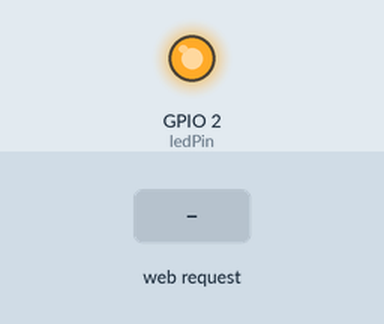
Recording of a sketch running on a simulated ESP8266 (NodeMCU). Shown: output pins drawn as LEDs (lit = HIGH). The inputs (shaded band) are chosen by the test bench.

Above: at 1.2 s.
1.3 s: HTTP request GET /on received
At 2.2 s:
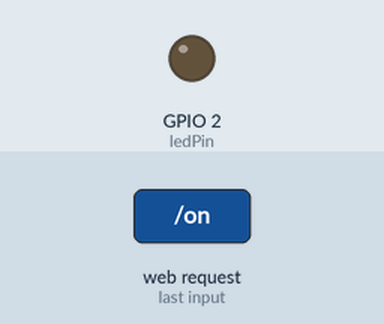
2.8 s: HTTP request GET /off received
At 3.4 s:
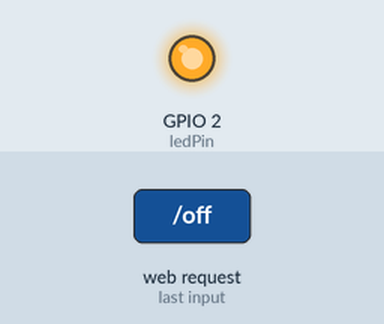
Timing chart, 0 to 5.8 s (numbered marks = the images above; inputs shaded):
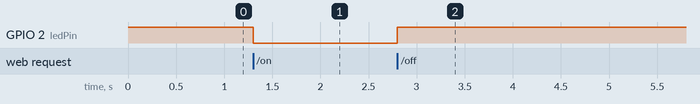

Measured:
- after the input at 1.3 s, GPIO 2 (ledPin): HIGH → LOW at once
- after the input at 2.8 s, GPIO 2 (ledPin): LOW → HIGH at once

The sketch:

Code.ino
```cpp
#include <ESP8266WiFi.h>
#include <ESP8266WebServer.h>

const char* ssid = "ESP8266-LED";
const char* password = "ledcontrol";  // At least 8 characters

const int ledPin = LED_BUILTIN;
bool ledOn = false;

ESP8266WebServer server(80);

void showPage() {
  String page = R"rawliteral(
    <!DOCTYPE html>
    <html>
    <head>
      <meta name="viewport" content="width=device-width, initial-scale=1">
      <title>LED Control</title>
    </head>
    <body style="font-family: sans-serif; text-align: center; margin-top: 50px;">
      <h1>LED Control</h1>
      <p>LED is %STATE%</p>
      <p><a href="/on"><button style="font-size: 24px;">ON</button></a></p>
      <p><a href="/off"><button style="font-size: 24px;">OFF</button></a></p>
    </body>
    </html>
  )rawliteral";

  page.replace("%STATE%", ledOn ? "ON" : "OFF");
  server.send(200, "text/html", page);
}

void setup() {
  pinMode(ledPin, OUTPUT);
  digitalWrite(ledPin, HIGH);  // Built-in LED is typically active-low: HIGH = off

  WiFi.softAP(ssid, password);

  server.on("/", showPage);

  server.on("/on", []() {
    ledOn = true;
    digitalWrite(ledPin, LOW);  // on
    showPage();
  });

  server.on("/off", []() {
    ledOn = false;
    digitalWrite(ledPin, HIGH);  // off
    showPage();
  });

  server.begin();
}

void loop() {
  server.handleClient();
}
```
